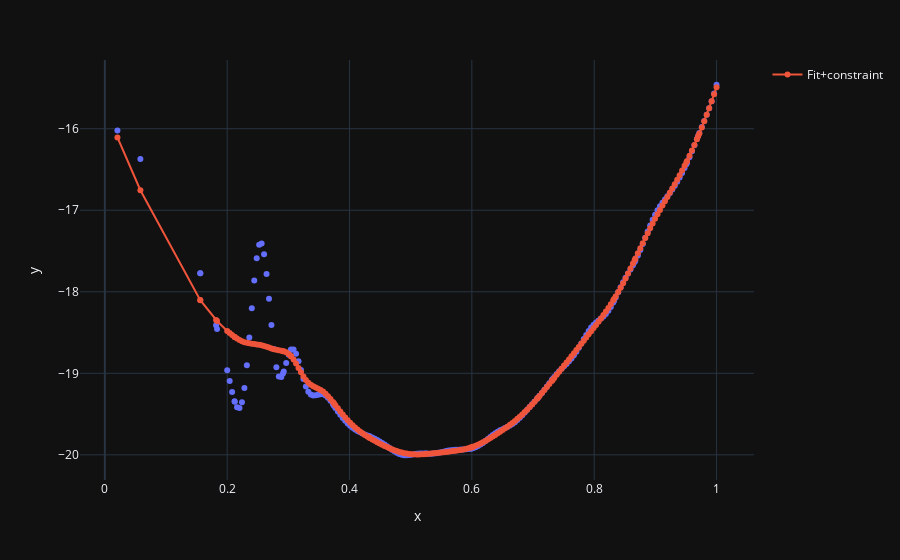

The notebook cell saved with this chart:
### Code cell
fig = px.scatter(x=x.ravel(), y=M1.basis @ M1.LS_coef_)
fig.add_trace(go.Scatter(x=x.ravel(), y=M1.basis @ M1.coef_, mode="markers+lines", name="Fit+constraint"))
fig.update_layout(template="plotly_dark")
fig.show()

### Figure 1 — Plotly figure (JSON) as saved in the notebook; plotly's stock layout.template omitted (floating-point values rounded to 4 significant figures; data arrays with more than 128 entries replaced by an {"elided": "..."} marker saying what was removed)
{"data": [{"hoverlabel": {"namelength": 0}, "hovertemplate": "x=%{x}<br>y=%{y}", "legendgroup": "", "marker": {"color": "#636efa", "symbol": "circle"}, "mode": "markers", "name": "", "showlegend": false, "type": "scatter", "x": {"elided": "220 float values"}, "xaxis": "x", "y": {"elided": "220 float values"}, "yaxis": "y"}, {"mode": "markers+lines", "name": "Fit+constraint", "type": "scatter", "x": {"elided": "220 float values"}, "y": {"elided": "220 float values"}}], "layout": {"autosize": true, "legend": {"tracegroupgap": 0}, "margin": {"t": 60}, "xaxis": {"anchor": "y", "autorange": true, "domain": [0, 1], "range": [-0.03673, 1.057], "title": {"text": "x"}, "type": "linear"}, "yaxis": {"anchor": "x", "autorange": true, "domain": [0, 1], "range": [-20.33, -15.14], "title": {"text": "y"}, "type": "linear"}}}
